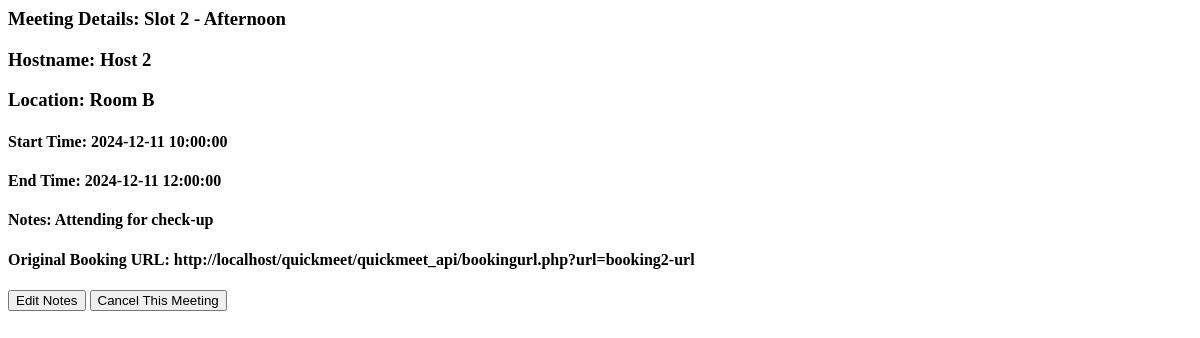
Before: /quickmeet_api/reservationurl.php?url=reservation2-url with the older database file.
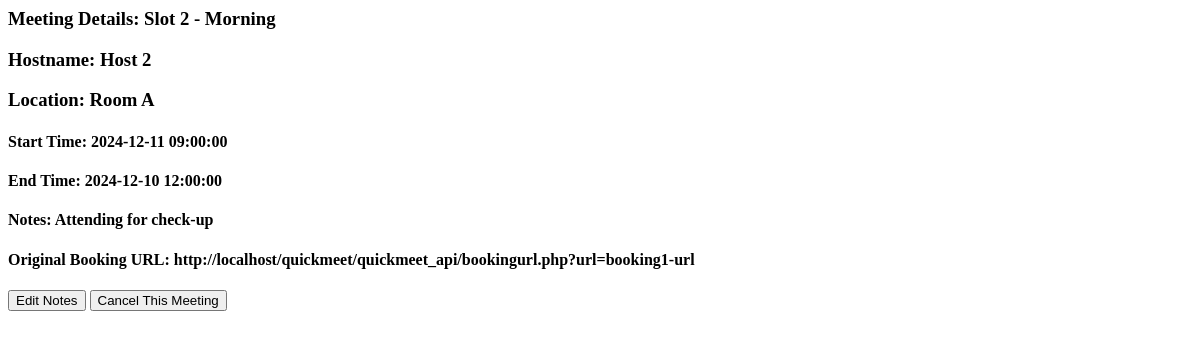
After: the same page with the newer database file.
### tables this page shows
CREATE TABLE Timeslot (
    sid INT AUTO_INCREMENT PRIMARY KEY,              
    bookingurl VARCHAR(255),              
    slottitle VARCHAR(255) NOT NULL,       
    hostname VARCHAR(255) NOT NULL,        
    location VARCHAR(255) NOT NULL,        
    startdatetime DATETIME NOT NULL,      
    enddatetime DATETIME NOT NULL,        
    numopenslots INT NOT NULL,             
    maxslots INT NOT NULL,                 
    FOREIGN KEY (bookingurl) REFERENCES Booking(bookingurl)
);

CREATE TABLE Reservation (
    reservationurl VARCHAR(255) PRIMARY KEY,  
    sid INT,                                
    notes TEXT,                                
    FOREIGN KEY (sid) REFERENCES Timeslot(sid)
);

### quickmeet_api/reservationurl.php (the view, shortened to what this page needs)
<?php
$servername = "localhost";
$username = "root";
$password = "";
$dbname = "mysql";
$conn = new mysqli($servername, $username, $password, $dbname);
$resUrl = $_GET['url'] ?? null;
if ($resUrl) {
    $sql = "SELECT * FROM Reservation WHERE reservationurl = ?";
    $stmt = $conn->prepare($sql);
    $stmt->bind_param("s", $resUrl);
    $stmt->execute();
    $result1 = $stmt->get_result();
    if ($result1 && $result1->num_rows > 0) {
        $res = $result1->fetch_assoc();
        $sql = "SELECT * FROM Timeslot WHERE sid = ?";
        $stmt = $conn->prepare($sql);
        $stmt->bind_param("s", $res['sid']);
        $stmt->execute();
        $result = $stmt->get_result();
        if ($result && $result->num_rows > 0) {
            $restimeslot = $result->fetch_assoc();
            echo "<h3>Meeting Details: " . htmlspecialchars($restimeslot['slottitle']) . "</h3>";
            echo "<h3>Hostname: " . htmlspecialchars($restimeslot['hostname']) . "</h3>";
            echo "<h3>Location: " . htmlspecialchars($restimeslot['location']) . "</h3>";
            echo "<h4>Start Time: " . htmlspecialchars($restimeslot['startdatetime']) . "</h4>";
            echo "<h4>End Time: " . htmlspecialchars($restimeslot['enddatetime']) . "</h4>";
            echo "<h4>Notes: " . htmlspecialchars($res['notes']) . "</h4>";
            echo "<h4>Original Booking URL: " . htmlspecialchars("http://localhost/quickmeet/quickmeet_api/bookingurl.php?url=" . urlencode($restimeslot['bookingurl'])) . "</h4>";
        }
        else {
            echo "<h3> Sorry, the timeslot that was created was deleted by the owner and no longer found </h3>";
        }
    ?>
    <!DOCTYPE html>
    <html>
    <head>
    </head>
    <body>
    <button onclick="editNotes()">Edit Notes</button>
    <input type="submit" value="Cancel This Meeting" onclick="delRes(event)" />
    </body>
    </html>
    <?php
    } else {
        echo "<h1>This reservation was not found</h1>";
    }
} else {
    echo "<h1>Invalid URL</h1>";
}
?>

Changed rows visible on the page:
changed timeslot "Host 2": slottitle "Slot 2 - Afternoon" → "Slot 2 - Morning"; location "Room B" → "Room A"; startdatetime "2024-12-11 10:00:00" → "2024-12-11 09:00:00"; enddatetime "2024-12-11 12:00:00" → "2024-12-10 12:00:00"; bookingurl "http://localhost/quickmeet/quickmeet_api/bookingurl.php?url=booking2-url" → "http://localhost/quickmeet/quickmeet_api/bookingurl.php?url=booking1-url"
